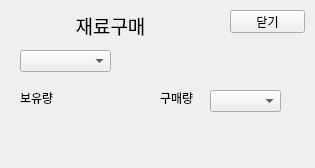
<?xml version="1.0" encoding="UTF-8"?>
<ui version="4.0">
 <class>Form</class>
 <widget class="QWidget" name="Form">
  <property name="geometry">
   <rect>
    <x>0</x>
    <y>0</y>
    <width>315</width>
    <height>168</height>
   </rect>
  </property>
  <property name="windowTitle">
   <string>Form</string>
  </property>
  <widget class="QLabel" name="title">
   <property name="geometry">
    <rect>
     <x>0</x>
     <y>10</y>
     <width>221</width>
     <height>31</height>
    </rect>
   </property>
   <property name="font">
    <font>
     <pointsize>14</pointsize>
    </font>
   </property>
   <property name="text">
    <string>재료구매</string>
   </property>
   <property name="alignment">
    <set>Qt::AlignCenter</set>
   </property>
  </widget>
  <widget class="QComboBox" name="select_ingredient">
   <property name="geometry">
    <rect>
     <x>20</x>
     <y>50</y>
     <width>91</width>
     <height>22</height>
    </rect>
   </property>
  </widget>
  <widget class="QLabel" name="have">
   <property name="geometry">
    <rect>
     <x>20</x>
     <y>90</y>
     <width>41</width>
     <height>16</height>
    </rect>
   </property>
   <property name="text">
    <string>보유량</string>
   </property>
  </widget>
  <widget class="QLabel" name="have_quantity">
   <property name="geometry">
    <rect>
     <x>70</x>
     <y>90</y>
     <width>71</width>
     <height>16</height>
    </rect>
   </property>
   <property name="text">
    <string/>
   </property>
  </widget>
  <widget class="QLabel" name="buy_quantity">
   <property name="geometry">
    <rect>
     <x>160</x>
     <y>90</y>
     <width>41</width>
     <height>16</height>
    </rect>
   </property>
   <property name="text">
    <string>구매량</string>
   </property>
  </widget>
  <widget class="QComboBox" name="select_quantity">
   <property name="geometry">
    <rect>
     <x>210</x>
     <y>90</y>
     <width>71</width>
     <height>22</height>
    </rect>
   </property>
  </widget>
  <widget class="QLabel" name="measurement">
   <property name="geometry">
    <rect>
     <x>290</x>
     <y>90</y>
     <width>21</width>
     <height>20</height>
    </rect>
   </property>
   <property name="text">
    <string/>
   </property>
  </widget>
  <widget class="QPushButton" name="esc">
   <property name="geometry">
    <rect>
     <x>230</x>
     <y>10</y>
     <width>75</width>
     <height>23</height>
    </rect>
   </property>
   <property name="text">
    <string>닫기</string>
   </property>
  </widget>
 </widget>
 <resources/>
 <connections/>
</ui>
